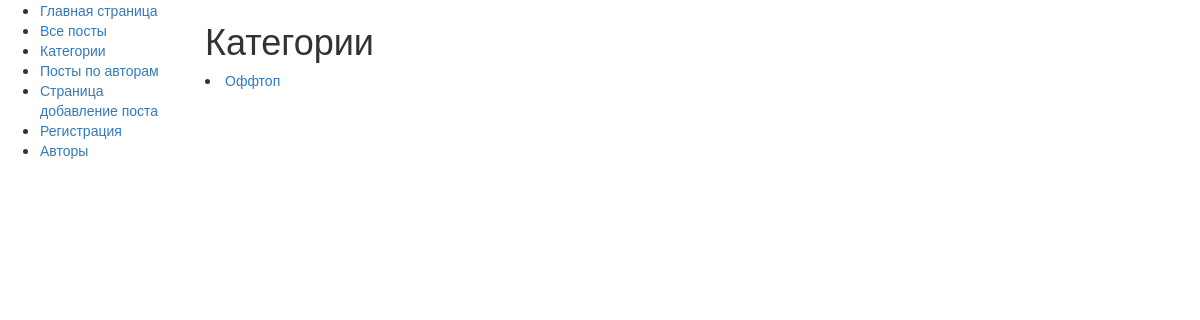
Page /posts/categories/ on the earlier database version.
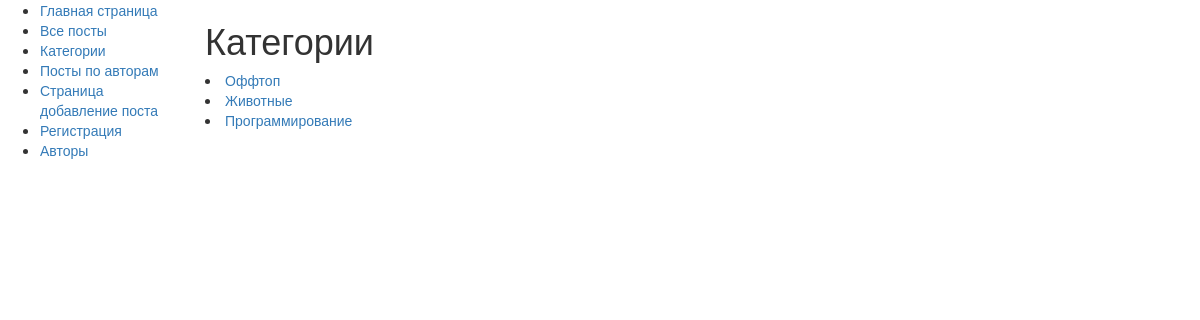
Same page on the later database version.
### posts/models.py (models this page shows, shortened)
class Category(models.Model):
    name = models.CharField(max_length=40)
    slug = models.CharField(max_length=40)

### posts/views.py (the view)
# urls.py: path('categories/', views.categories, name='categories'),
def categories(request):
    categories = Category.objects.all()
    return render(request, 'posts/categories.html', {"categories": categories})

### posts/templates/posts/categories.html
{% extends "posts/base.html" %}
{% block content%}
	<h1>Категории</h1>
	{% for category in categories %}
		<li><a href="{% url 'posts_by_categories' category.slug category.id %}">{{ category.name }}</a></li>
	{% endfor %}
{% endblock %}

Differences in the rows shown:
added Category: name "Животные"
added Category: name "Программирование"
